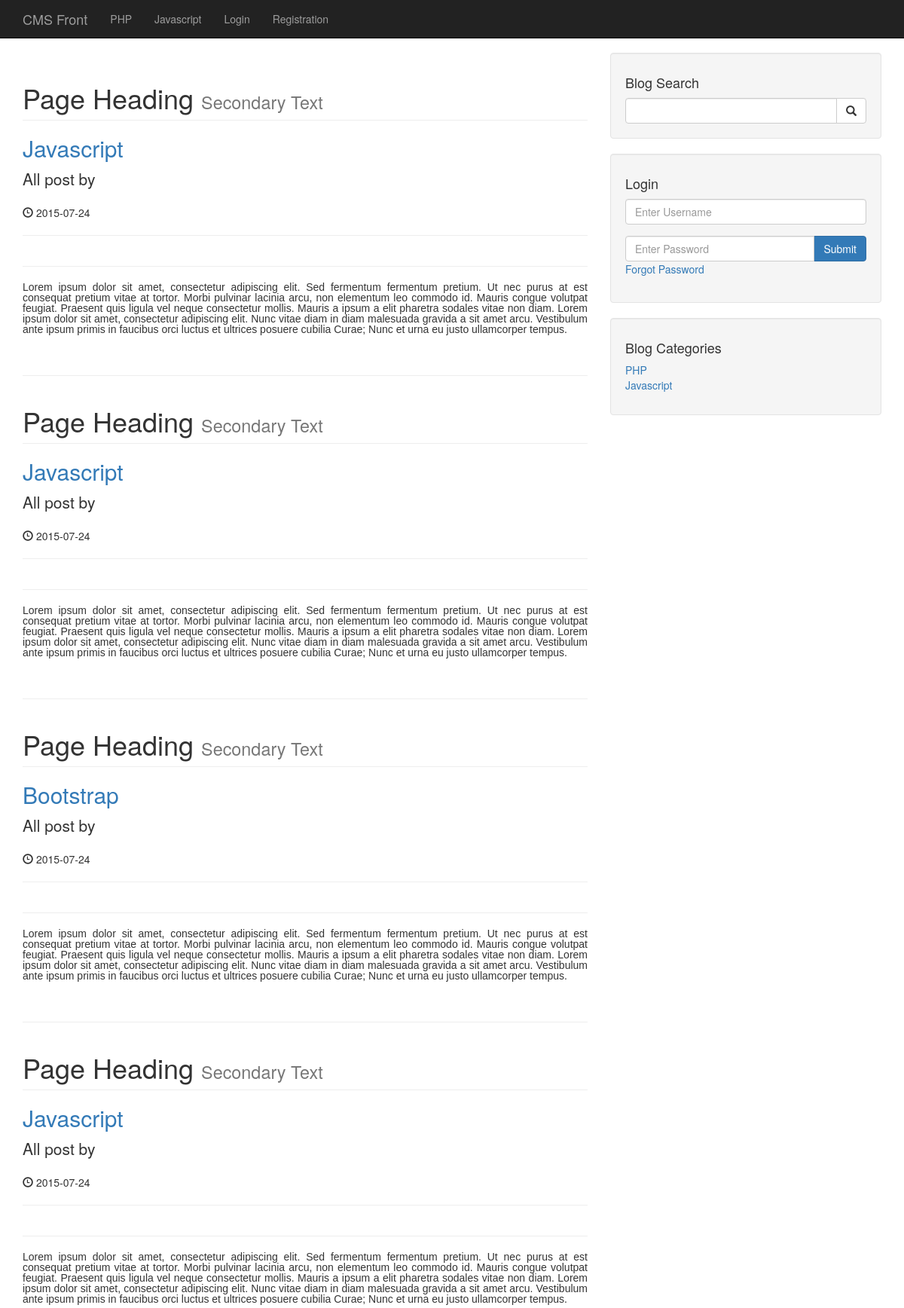
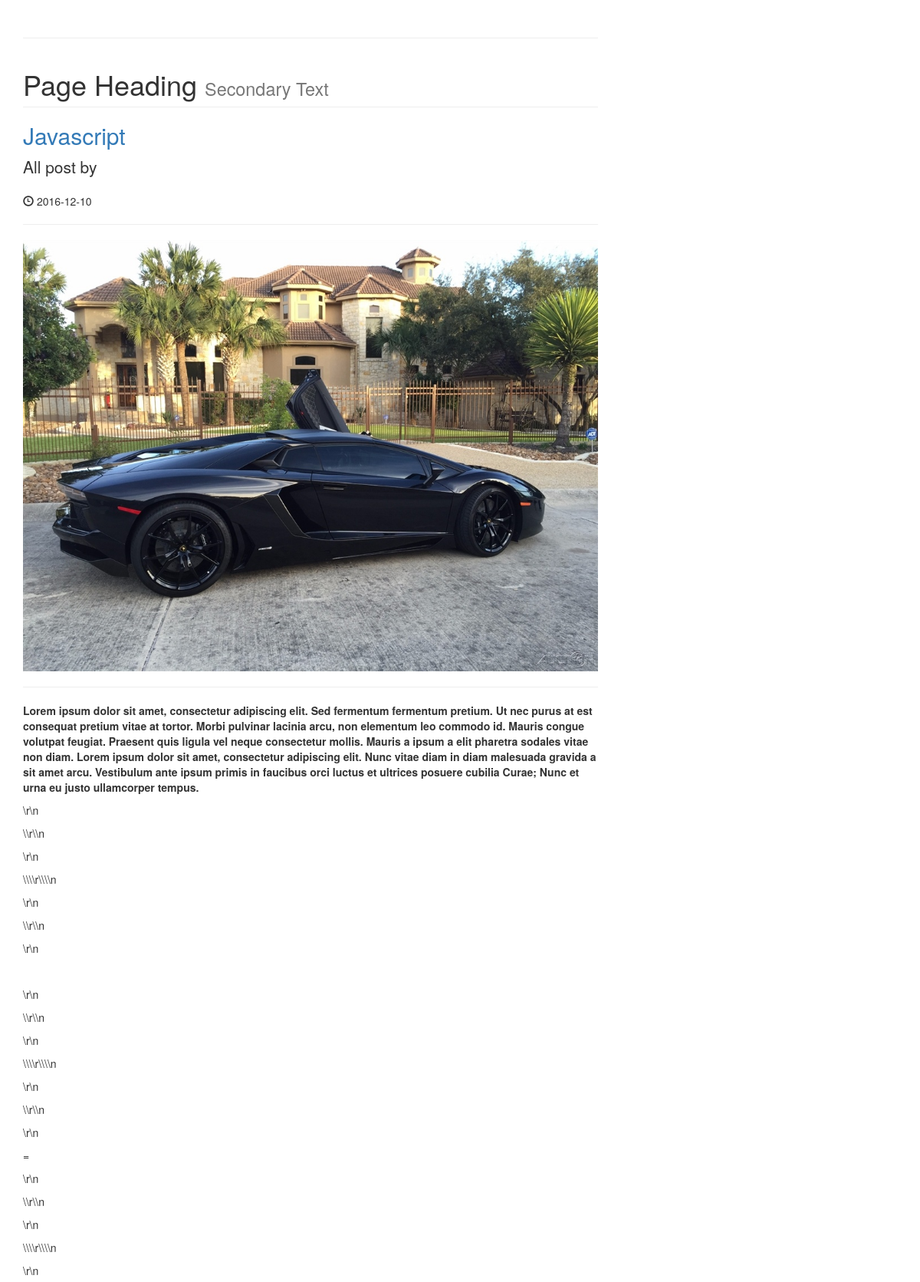
/author_posts.php (upper part), run on the app's committed database (2 pictures, top to bottom).
### tables this page shows
CREATE TABLE `categories` (
  `cat_id` int(3) NOT NULL,
  `cat_title` varchar(255) NOT NULL
);

CREATE TABLE `posts` (
  `post_id` int(3) NOT NULL,
  `post_category_id` int(3) NOT NULL,
  `post_title` varchar(255) NOT NULL,
  `post_author` varchar(255) NOT NULL,
  `post_user` varchar(255) NOT NULL,
  `post_date` date NOT NULL,
  `post_image` text NOT NULL,
  `post_content` text NOT NULL,
  `post_tags` varchar(255) NOT NULL,
  `post_comment_count` varchar(255) NOT NULL,
  `post_status` varchar(255) NOT NULL DEFAULT 'draft',
  `post_views_count` int(11) NOT NULL
);

### admin/functions.php (called while the page is built, shortened)
<?php
function isLoggedIn(){
   return false;
}

### author_posts.php (the view, shortened to what this page needs)
 <?php  include "includes/header.php"; ?>
    <?php  include "includes/navigation.php"; ?>
    <div class="container">
        <div class="row">
            <div class="col-md-8">
               <?php
    $query = "SELECT * FROM posts WHERE post_user = '{$the_post_author}' ";
    $select_all_posts_query = mysqli_query($connection,$query);
    while($row = mysqli_fetch_assoc($select_all_posts_query)) {
        $post_title = $row['post_title'];
        $post_author = $row['post_user'];
        $post_date = $row['post_date'];
        $post_image = $row['post_image'];
        $post_content = $row['post_content'];
        ?>
          <h1 class="page-header">
                    Page Heading
                    <small>Secondary Text</small>
                </h1>
                <h2>
                    <a href="#"><?php echo $post_title ?></a>
                </h2>
                <p class="lead">
                    All post by <?php echo $post_author ?>
                </p>
                <p><span class="glyphicon glyphicon-time"></span> <?php echo $post_date ?></p>
                <hr>
                <img class="img-responsive" src="images/<?php echo $post_image;?>" alt="">
                <hr>
                <p><?php echo $post_content ?></p>
                <hr>
   <?php } ?>
            </div>
            <?php include "includes/sidebar.php";?>
        </div>
<?php include "includes/footer.php";?>

### includes/navigation.php (shortened to what this page needs)
<nav class="navbar navbar-inverse navbar-fixed-top" role="navigation">
     <div class="container">
         <div class="navbar-header">
             <a class="navbar-brand" href="/cms">CMS Front</a>
         </div>
         <div class="collapse navbar-collapse" id="bs-example-navbar-collapse-1">
             <ul class="nav navbar-nav">
               <?php
 $query = "SELECT * FROM categories LIMIT 3";
 $select_all_categories_query = mysqli_query($connection,$query);
 while($row = mysqli_fetch_assoc($select_all_categories_query)) {
    $cat_title = $row['cat_title'];
    $cat_id = $row['cat_id'];
     echo "<li><a href='/cms/category/{$cat_id}'>{$cat_title}</a></li>";
 }
 ?>
                 <?php if(isLoggedIn()): ?>
                     <li>
                         <a href="/cms/admin">Admin</a>
                     </li>
                     <li>
                         <a href="/cms/includes/logout.php">Logout</a>
                     </li>
                 <?php else: ?>
                     <li>
                         <a href="/cms/login.php">Login</a>
                     </li>
                 <?php endif; ?>
                  <li>
                     <a href="/cms/registration">Registration</a>
                 </li>
             </ul>
         </div>
     </div>
 </nav>

### includes/sidebar.php (shortened to what this page needs)
        <div class="col-md-4">
            <div class="well">
                <h4>Blog Search</h4>
                <form action="search.php" method="post">
                <div class="input-group">
                    <input name="search" type="text" class="form-control">
                    <span class="input-group-btn">
                        <button name="submit" class="btn btn-default" type="submit">
                            <span class="glyphicon glyphicon-search"></span>
                    </button>
                    </span>
                </div>
                </form>
            </div>
<div class="well">
    <?php if(isset($_SESSION['user_role'])): ?>
         <h4>Logged in as <?php echo $_SESSION['username'] ?></h4>
         <a href="includes/logout.php" class="btn btn-primary">Logout</a>
    <?php else: ?>
         <h4>Login</h4>
            <form method="post">
            <div class="form-group">
                <input name="username" type="text" class="form-control" placeholder="Enter Username">
            </div>
              <div class="input-group">
                <input name="password" type="password" class="form-control" placeholder="Enter Password">
                <span class="input-group-btn">
                   <button class="btn btn-primary" name="login" type="submit">Submit
                   </button>
                </span>
               </div>
                <div class="form-group">
                    <a href="forgot.php?forgot=<?php echo uniqid(true); ?>">Forgot Password</a>
                </div>
            </form>
    <?php endif; ?>
</div>
            <div class="well">
    <?php
    $query = "SELECT * FROM categories";
    $select_categories_sidebar = mysqli_query($connection,$query);
    ?>
             <h4>Blog Categories</h4>
                <div class="row">
                    <div class="col-lg-12">
                        <ul class="list-unstyled">
                          <?php
    while($row = mysqli_fetch_assoc($select_categories_sidebar )) {
    $cat_title = $row['cat_title'];
    $cat_id = $row['cat_id'];
    echo "<li><a href='category.php?category=$cat_id'>{$cat_title}</a></li>";
    }
                        ?>
                        </ul>
                    </div>
                </div>
            </div>
        </div>

### css/blog-home.css (style rules this page uses)
body { padding-top: 70px; }

### data on the page
categories: cat_title "PHP"
categories: cat_title "Javascript"
posts: post_title "Javascript", post_date "2015-07-24", post_content "Lorem ipsum dolor sit amet, consectetur adipiscing elit. Sed fermentum fermentum pretium. Ut nec purus at est consequat pretium vitae at tortor. Morbi pulvinar lacinia arcu, non elementum leo commodo id. Mauris congue volutpat feugiat. Praesent quis ligula vel neque consectetur mollis. Mauris a ipsum a elit pharetra sodales vitae non diam. Lorem ipsum dolor sit amet, consectetur adipiscing elit. Nunc vitae diam in diam malesuada gravida a sit amet arcu. Vestibulum ante ipsum primis in faucibus orci luctus et ultrices posuere cubilia Curae; Nunc et urna eu justo ullamcorper tempus."
posts: post_title "Javascript", post_date "2015-07-24", post_content "Lorem ipsum dolor sit amet, consectetur adipiscing elit. Sed fermentum fermentum pretium. Ut nec purus at est consequat pretium vitae at tortor. Morbi pulvinar lacinia arcu, non elementum leo commodo id. Mauris congue volutpat feugiat. Praesent quis ligula vel neque consectetur mollis. Mauris a ipsum a elit pharetra sodales vitae non diam. Lorem ipsum dolor sit amet, consectetur adipiscing elit. Nunc vitae diam in diam malesuada gravida a sit amet arcu. Vestibulum ante ipsum primis in faucibus orci luctus et ultrices posuere cubilia Curae; Nunc et urna eu justo ullamcorper tempus."
posts: post_title "Bootstrap", post_date "2015-07-24", post_content "Lorem ipsum dolor sit amet, consectetur adipiscing elit. Sed fermentum fermentum pretium. Ut nec purus at est consequat pretium vitae at tortor. Morbi pulvinar lacinia arcu, non elementum leo commodo id. Mauris congue volutpat feugiat. Praesent quis ligula vel neque consectetur mollis. Mauris a ipsum a elit pharetra sodales vitae non diam. Lorem ipsum dolor sit amet, consectetur adipiscing elit. Nunc vitae diam in diam malesuada gravida a sit amet arcu. Vestibulum ante ipsum primis in faucibus orci luctus et ultrices posuere cubilia Curae; Nunc et urna eu justo ullamcorper tempus."
posts: post_title "Javascript", post_date "2015-07-24", post_content "Lorem ipsum dolor sit amet, consectetur adipiscing elit. Sed fermentum fermentum pretium. Ut nec purus at est consequat pretium vitae at tortor. Morbi pulvinar lacinia arcu, non elementum leo commodo id. Mauris congue volutpat feugiat. Praesent quis ligula vel neque consectetur mollis. Mauris a ipsum a elit pharetra sodales vitae non diam. Lorem ipsum dolor sit amet, consectetur adipiscing elit. Nunc vitae diam in diam malesuada gravida a sit amet arcu. Vestibulum ante ipsum primis in faucibus orci luctus et ultrices posuere cubilia Curae; Nunc et urna eu justo ullamcorper tempus."
posts: post_title "Javascript", post_date "2016-12-10", post_image (picture), post_content "Lorem ipsum dolor sit amet, consectetur adipiscing elit. Sed fermentum fermentum pretium. Ut nec purus at est consequat pretium vitae at tortor. Morbi pulvinar lacinia arcu, non elementum leo commodo id. Mauris congue volutpat feugiat. Praesent quis ligula vel neque consectetur mollis. Mauris a ipsum a elit pharetra sodales vitae non diam. Lorem ipsum dolor sit amet, consectetur adipiscing elit. Nunc vitae diam in diam malesuada gravida a sit amet arcu. Vestibulum ante ipsum primis in faucibus orci luctus et ultrices posuere cubilia Curae; Nunc et urna eu justo ullamcorper tempus. \\r\\n \\\\r\\\\n \\r\\n \\\\\\\\r\\\\\\\\n \\r\\n \\\\r\\\\n \\r\\n \\r\\n \\\\r\\\\n \\r\\n \\\\\\\\r\\\\\\\\n \\r\\n \\\\r\\\\n \\r\\n = \\r\\n \\\\r\\\\n \\r\\n…"
